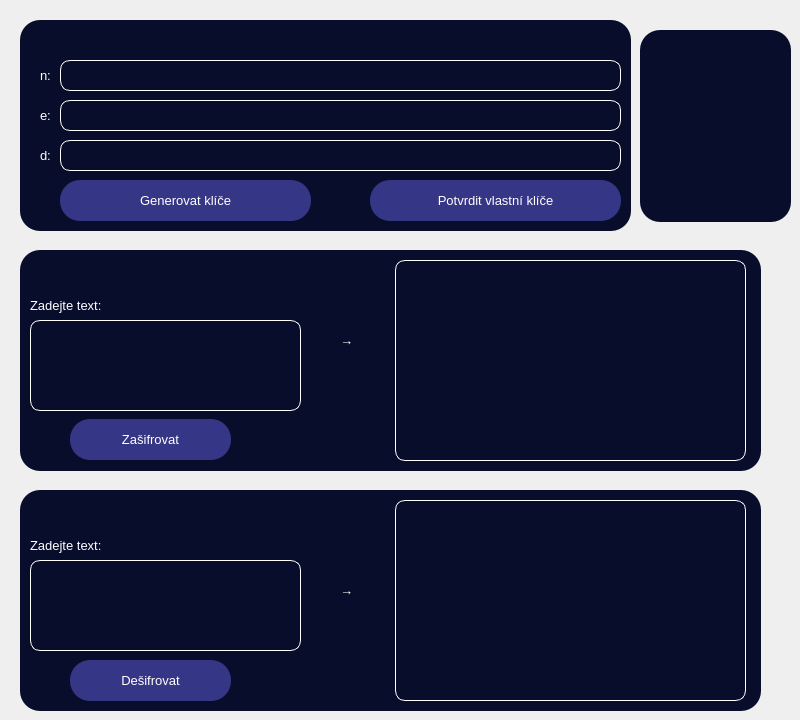
<?xml version="1.0" encoding="UTF-8"?>
<ui version="4.0">
 <class>MainWindow</class>
 <widget class="QMainWindow" name="MainWindow">
  <property name="geometry">
   <rect>
    <x>0</x>
    <y>0</y>
    <width>800</width>
    <height>720</height>
   </rect>
  </property>
  <property name="font">
   <font>
    <pointsize>-1</pointsize>
   </font>
  </property>
  <property name="windowTitle">
   <string>RSA</string>
  </property>
  <property name="styleSheet">
   <string notr="true">background: url(:/bg/bg.jpg) center left; font-size: 13px; color: white</string>
  </property>
  <widget class="QWidget" name="centralwidget">
   <widget class="QGroupBox" name="groupBox">
    <property name="geometry">
     <rect>
      <x>20</x>
      <y>490</y>
      <width>741</width>
      <height>221</height>
     </rect>
    </property>
    <property name="styleSheet">
     <string notr="true">background: #080D2B;border-radius: 20px</string>
    </property>
    <property name="title">
     <string/>
    </property>
    <widget class="QTextBrowser" name="outputDesifrovat">
     <property name="geometry">
      <rect>
       <x>375</x>
       <y>10</y>
       <width>351</width>
       <height>201</height>
      </rect>
     </property>
     <property name="styleSheet">
      <string notr="true">border: 1px solid white; border-radius: 10px</string>
     </property>
    </widget>
    <widget class="QLabel" name="label">
     <property name="geometry">
      <rect>
       <x>10</x>
       <y>40</y>
       <width>101</width>
       <height>31</height>
      </rect>
     </property>
     <property name="text">
      <string>Zadejte text:</string>
     </property>
    </widget>
    <widget class="QPlainTextEdit" name="inputDesifrovat">
     <property name="geometry">
      <rect>
       <x>10</x>
       <y>70</y>
       <width>271</width>
       <height>91</height>
      </rect>
     </property>
     <property name="styleSheet">
      <string notr="true">border: 1px solid white; border-radius: 10px</string>
     </property>
    </widget>
    <widget class="QLabel" name="label_3">
     <property name="geometry">
      <rect>
       <x>320</x>
       <y>90</y>
       <width>41</width>
       <height>20</height>
      </rect>
     </property>
     <property name="text">
      <string>→</string>
     </property>
    </widget>
    <widget class="QPushButton" name="desifrovat">
     <property name="geometry">
      <rect>
       <x>50</x>
       <y>170</y>
       <width>161</width>
       <height>41</height>
      </rect>
     </property>
     <property name="styleSheet">
      <string notr="true">background: #353686; border-radius: 20px;</string>
     </property>
     <property name="text">
      <string>Dešifrovat</string>
     </property>
    </widget>
   </widget>
   <widget class="QGroupBox" name="groupBox_2">
    <property name="geometry">
     <rect>
      <x>20</x>
      <y>250</y>
      <width>741</width>
      <height>221</height>
     </rect>
    </property>
    <property name="styleSheet">
     <string notr="true">background: #080D2B;border-radius: 20px</string>
    </property>
    <property name="title">
     <string/>
    </property>
    <widget class="QTextBrowser" name="outputZasifrovat">
     <property name="geometry">
      <rect>
       <x>375</x>
       <y>10</y>
       <width>351</width>
       <height>201</height>
      </rect>
     </property>
     <property name="autoFillBackground">
      <bool>false</bool>
     </property>
     <property name="styleSheet">
      <string notr="true">border: 1px solid white; border-radius: 10px</string>
     </property>
     <property name="frameShadow">
      <enum>QFrame::Sunken</enum>
     </property>
     <property name="lineWrapMode">
      <enum>QTextEdit::WidgetWidth</enum>
     </property>
    </widget>
    <widget class="QLabel" name="label_2">
     <property name="geometry">
      <rect>
       <x>10</x>
       <y>40</y>
       <width>101</width>
       <height>31</height>
      </rect>
     </property>
     <property name="text">
      <string>Zadejte text:</string>
     </property>
    </widget>
    <widget class="QPlainTextEdit" name="inputZasifrovat">
     <property name="geometry">
      <rect>
       <x>10</x>
       <y>70</y>
       <width>271</width>
       <height>91</height>
      </rect>
     </property>
     <property name="styleSheet">
      <string notr="true">border: 1px solid white; border-radius: 10px</string>
     </property>
    </widget>
    <widget class="QPushButton" name="zasifrovat">
     <property name="geometry">
      <rect>
       <x>50</x>
       <y>169</y>
       <width>161</width>
       <height>41</height>
      </rect>
     </property>
     <property name="styleSheet">
      <string notr="true">background: #353686; border-radius: 20px;</string>
     </property>
     <property name="text">
      <string>Zašifrovat</string>
     </property>
    </widget>
    <widget class="QLabel" name="label_7">
     <property name="geometry">
      <rect>
       <x>320</x>
       <y>80</y>
       <width>41</width>
       <height>20</height>
      </rect>
     </property>
     <property name="text">
      <string>→</string>
     </property>
    </widget>
   </widget>
   <widget class="QGroupBox" name="groupBox_3">
    <property name="geometry">
     <rect>
      <x>20</x>
      <y>20</y>
      <width>611</width>
      <height>211</height>
     </rect>
    </property>
    <property name="font">
     <font>
      <pointsize>-1</pointsize>
     </font>
    </property>
    <property name="styleSheet">
     <string notr="true">background: #080D2B;border-radius: 20px</string>
    </property>
    <property name="title">
     <string/>
    </property>
    <widget class="QLabel" name="label_4">
     <property name="geometry">
      <rect>
       <x>20</x>
       <y>40</y>
       <width>31</width>
       <height>31</height>
      </rect>
     </property>
     <property name="text">
      <string>n:</string>
     </property>
    </widget>
    <widget class="QPlainTextEdit" name="keyN">
     <property name="geometry">
      <rect>
       <x>40</x>
       <y>40</y>
       <width>561</width>
       <height>31</height>
      </rect>
     </property>
     <property name="styleSheet">
      <string notr="true">border: 1px solid white; border-radius: 10px</string>
     </property>
    </widget>
    <widget class="QPlainTextEdit" name="keyE">
     <property name="geometry">
      <rect>
       <x>40</x>
       <y>80</y>
       <width>561</width>
       <height>31</height>
      </rect>
     </property>
     <property name="styleSheet">
      <string notr="true">border: 1px solid white; border-radius: 10px</string>
     </property>
    </widget>
    <widget class="QLabel" name="label_5">
     <property name="geometry">
      <rect>
       <x>20</x>
       <y>80</y>
       <width>21</width>
       <height>31</height>
      </rect>
     </property>
     <property name="text">
      <string>e:</string>
     </property>
    </widget>
    <widget class="QLabel" name="label_6">
     <property name="geometry">
      <rect>
       <x>20</x>
       <y>120</y>
       <width>31</width>
       <height>31</height>
      </rect>
     </property>
     <property name="text">
      <string>d:</string>
     </property>
    </widget>
    <widget class="QPlainTextEdit" name="keyD">
     <property name="geometry">
      <rect>
       <x>40</x>
       <y>120</y>
       <width>561</width>
       <height>31</height>
      </rect>
     </property>
     <property name="styleSheet">
      <string notr="true">border: 1px solid white; border-radius: 10px</string>
     </property>
    </widget>
    <widget class="QPushButton" name="generovatKlice">
     <property name="geometry">
      <rect>
       <x>40</x>
       <y>160</y>
       <width>251</width>
       <height>41</height>
      </rect>
     </property>
     <property name="font">
      <font>
       <pointsize>-1</pointsize>
      </font>
     </property>
     <property name="styleSheet">
      <string notr="true">background: #353686; border-radius: 20px;</string>
     </property>
     <property name="text">
      <string>Generovat klíče</string>
     </property>
    </widget>
    <widget class="QPushButton" name="potvrditKlice">
     <property name="geometry">
      <rect>
       <x>350</x>
       <y>160</y>
       <width>251</width>
       <height>41</height>
      </rect>
     </property>
     <property name="styleSheet">
      <string notr="true">background: #353686; border-radius: 20px; color: white</string>
     </property>
     <property name="text">
      <string>Potvrdit vlastní klíče</string>
     </property>
    </widget>
    <zorder>label_4</zorder>
    <zorder>keyN</zorder>
    <zorder>label_5</zorder>
    <zorder>label_6</zorder>
    <zorder>keyD</zorder>
    <zorder>generovatKlice</zorder>
    <zorder>potvrditKlice</zorder>
    <zorder>keyE</zorder>
   </widget>
   <widget class="QTextBrowser" name="error">
    <property name="geometry">
     <rect>
      <x>640</x>
      <y>30</y>
      <width>151</width>
      <height>192</height>
     </rect>
    </property>
    <property name="styleSheet">
     <string notr="true">background: #080D2B;border-radius: 20px</string>
    </property>
   </widget>
  </widget>
 </widget>
 <resources>
  <include location="assets/source.qrc"/>
 </resources>
 <connections/>
</ui>
